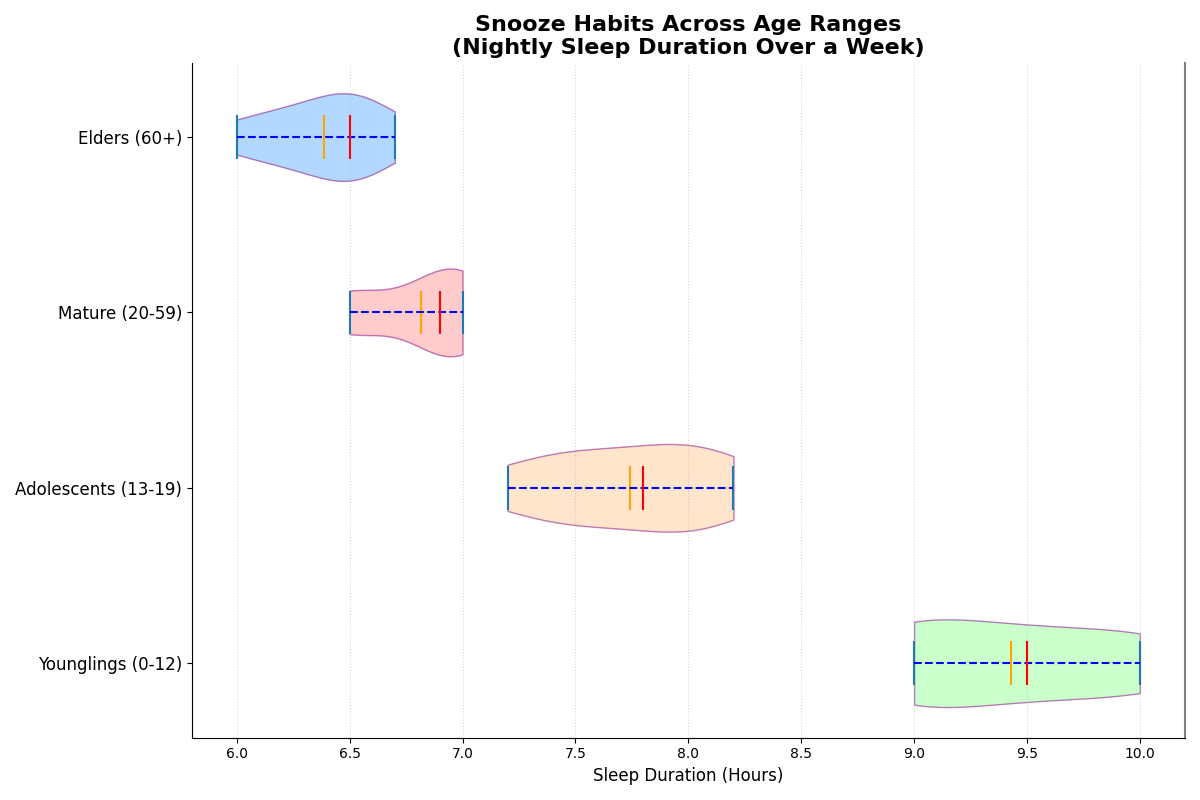

Generate this figure with Python:
import matplotlib.pyplot as plt
import numpy as np

age_groups = ['Younglings (0-12)', 'Adolescents (13-19)', 'Mature (20-59)', 'Elders (60+)']

children_sleep = [9.5, 9, 9, 10, 10, 9.5, 9]
teenagers_sleep = [7.5, 7.2, 8, 8.2, 7.5, 7.8, 8]
adults_sleep = [6.8, 7, 7, 6.5, 6.9, 6.5, 7]
seniors_sleep = [6.5, 6, 6.3, 6.5, 6.7, 6.2, 6.5]

data = [children_sleep, teenagers_sleep, adults_sleep, seniors_sleep]

fig, axs = plt.subplots(1, 1, figsize=(12, 8))
violin = axs.violinplot(data, vert=False, showmeans=True, showextrema=True, showmedians=True)

colors = ['#99ff99', '#ffcc99', '#ff9999', '#66b3ff']
for i, pc in enumerate(violin['bodies']):
    pc.set_facecolor(colors[i % len(colors)])
    pc.set_edgecolor('purple')
    pc.set_alpha(0.5)

violin['cmeans'].set_color('orange')
violin['cmedians'].set_color('red')
violin['cbars'].set_edgecolor('blue')
violin['cbars'].set_linestyle('--')
violin['cbars'].set_linewidth(1.5)

axs.set_title("Snooze Habits Across Age Ranges\n(Nightly Sleep Duration Over a Week)", fontsize=16, fontweight='bold')
axs.set_xlabel("Sleep Duration (Hours)", fontsize=12)
axs.set_yticks(np.arange(1, len(age_groups) + 1))
axs.set_yticklabels(age_groups, fontsize=12)
axs.grid(axis='x', linestyle=':', alpha=0.5)
axs.spines['top'].set_visible(False)
axs.spines['right'].set_color('gray')
axs.spines['right'].set_linewidth(1.5)
axs.spines['left'].set_color('black')
axs.spines['bottom'].set_color('black')
plt.tight_layout()
plt.show()
